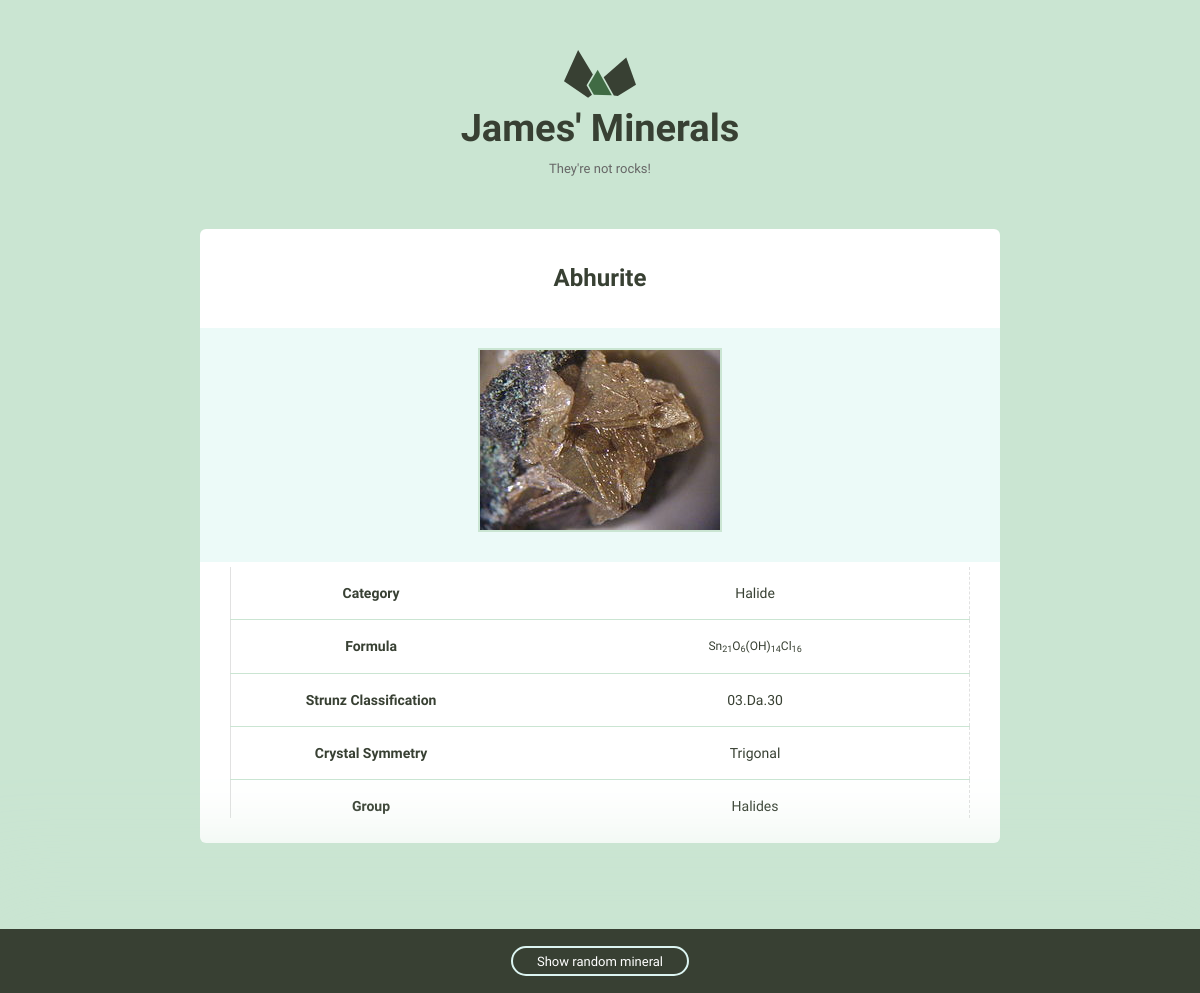
Page /minerals/3 on the committed database.
### minerals/models.py (models this page shows, shortened)
class Mineral(models.Model):
    name = models.CharField(max_length=255)
    image_filename = models.CharField(max_length=1000)
    image_caption = models.CharField(max_length=1000)
    category = models.CharField(max_length=1000)
    formula = models.CharField(max_length=1000)
    strunz_classification = models.CharField(max_length=1000)
    crystal_system = models.CharField(max_length=1000)
    unit_cell = models.CharField(max_length=1000)
    color = models.CharField(max_length=1000)
    crystal_symmetry = models.CharField(max_length=1000)
    cleavage = models.CharField(max_length=1000)
    mohs_scale_hardness = models.CharField(max_length=1000)
    luster = models.CharField(max_length=1000)
    streak = models.CharField(max_length=1000)
    diaphaneity = models.CharField(max_length=1000)
    optical_properties = models.CharField(max_length=1000)
    refractive_index = models.CharField(max_length=1000)
    crystal_habit = models.CharField(max_length=1000)
    specific_gravity = models.CharField(max_length=1000)
    group = models.CharField(max_length=255)

### minerals/views.py (the view)
# urls.py: url(r'(?P<pk>\d+)$', views.mineral_detail, name='detail'),
def mineral_detail(request, pk):
    mineral = Mineral.objects.get(pk=pk)
    return render(request, 'minerals/detail.html', {'mineral':mineral})

### minerals/templatetags/mineral_extras.py (called while the page is built)
@register.simple_tag
def random_detail():
    mineral = Mineral.objects.all()
    num_minerals = len(mineral)
    random_pk = random.randint(1, num_minerals)
    return str(random_pk)

### minerals/templates/minerals/detail.html (shortened to what this page needs)
{% extends 'layout.html' %}
{% load static from staticfiles %}
{% block static %}
    <link rel="stylesheet" href="{% static 'minerals/css/mineral.css' %}">
{% endblock %}
{% block content %}
    <div class="grid-100 mineral__container">
      <h1 class="mineral__name">{{mineral.name|title}}</h1>
      <div class="mineral__image-bg">
        <img class="mineral__image" src="{% static 'minerals/images/' %}{{mineral.name}}.jpg">
        {% if mineral.image_caption %}
          <p class="mineral__caption">{{image_caption|title}}</p>
        {% endif %}
      </div>
      <div class="mineral__table-container">
        <table class="mineral__table">
          {% if mineral.category %}
          <tr>
            <td class="mineral__category">Category</td>
            <td>{{mineral.category|title}}</td>
          </tr>
          {% endif %}
          {% if mineral.formula %}
          <tr>
            <td class="mineral__category">Formula</td>
            <td class="mineral__formula">{{mineral.formula|safe}}</td>
          </tr>
          {% endif %}
          {% if mineral.strunz_classification %}
          <tr>
            <td class="mineral__category">Strunz Classification</td>
            <td>{{mineral.strunz_classification|title}}</td>
          </tr>
          {% endif %}
          {% if mineral.crystal_symmetry %}
          <tr>
            <td class="mineral__category">Crystal Symmetry</td>
            <td>{{mineral.crystal_symmetry|title}}</td>
          </tr>
          {% endif %}
          {% if mineral.group %}
          <tr>
            <td class="mineral__category">Group</td>
            <td>{{mineral.group|title}}</td>
          </tr>
          {% endif %}
        </table>
      </div>
    </div>
  </div>
{% endblock %}

### assets/css/global.css (style rules this page uses)
html { font-family: sans-serif; -ms-text-size-adjust: 100%; -webkit-text-size-adjust: 100%; }
body { margin: 0; }
h1 { font-size: 2em; margin: 0.67em 0; }
sub { font-size: 75%; line-height: 0; position: relative; vertical-align: baseline; bottom: -0.25em; }
img { border: 0; }
table { border-collapse: collapse; border-spacing: 0; }
td, th { padding: 0; }
html { font-size: 62.5%; }
body { background-color: #CAE5D2; font-size: 1.5em; line-height: 1.6; font-weight: 400; font-family: "Cousine"; color: #666; }
.grid, .grid-5, .grid-10, .grid-15, .grid-20, .grid-25, .grid-30, .grid-33, .grid-35, .grid-40, .grid-45, .grid-50, .grid-55, .grid-60, .grid-65, .grid-66, .grid-70, .grid-75, .grid-80, .grid-90, .grid-95, .grid-100 { float: left; box-sizing: border-box; position: relative; }
.grid-100 { width: 100%; padding: 0 15px; }
h1, h2, h3, h4, h5, h6 { margin-top: 0; margin-bottom: 2rem; font-weight: bold; font-family: "Work Sans", sans-serif; color: #384033; }
h1 { font-size: 3.8rem; }
@media (min-width: 550px) { h1 { font-size: 3.8rem; } }
p { margin-top: 0; font-size: 1.6rem; }
th, td { padding: 15px; text-align: left; border-bottom: 1px solid #e1e1e1; }
th:first-child, td:first-child { padding-left: 0; }
th:last-child, td:last-child { padding-right: 0; }
table, p, ul { margin-bottom: 2.5rem; }
.mineral__container { background-color: #fff; border-radius: 6px; list-style: none; padding: 0; text-align: center; }
.mineral__name { display: block; width: 100%; margin: 0; font-size: 24px; padding: 30px 0 30px 0; }
.mineral__image { display: block; margin: 0 auto; border: solid 2px #CAE5D2; }
.mineral__image-bg { background-color: #ecfaf8; padding: 20px 0; }
.mineral__caption { font-size: 12px; font-style: italic; padding: 10px 0 0 0; margin: 0; }
.mineral__table { font-size: 14px; color: #384033; }
.mineral__table td { border-color: #CAE5D2; }
.mineral__table tr:last-of-type td { border-bottom: none; padding-bottom: 0; }
.mineral__table-container { padding: 5px 30px 0; }
.mineral__category { font-weight: bold; width: 40%; }
.mineral__formula { font-size: 12px; }

### minerals/static/minerals/css/mineral.css (style rules this page uses)
.mineral__table { width: 100%; }
td, .mineral__category { text-align: center; }
tr { border-left: 1px solid #e1e1e1; border-right: 1px dashed #e1e1e1; }

### rows in the picture
Mineral: name "Abhurite", name (picture), category "Halide", formula "Sn 21 O 6 (OH) 14 Cl 16", strunz_classification "03.Da.30", crystal_symmetry "Trigonal", group "Halides"
